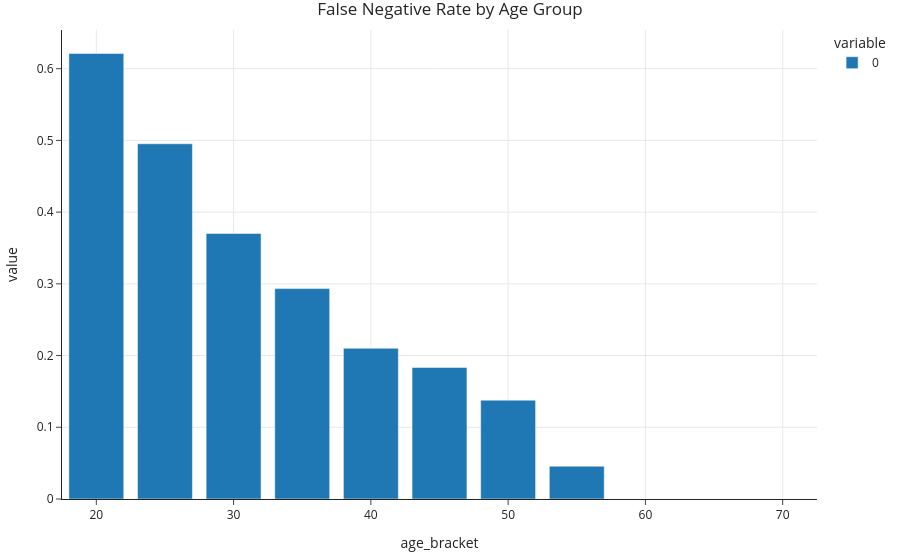

Source (notebook cell):
### Markdown cell above
### False negative rate by age

### Code cell
results = X_test
results['age_bracket'] = results['age'].apply(lambda x: 5 * (x // 5 + 1))
results['prediction'] = y_pred
results['tag'] = y_test

(
    results
    .groupby('age_bracket')
    [['tag', 'prediction']]
    .apply(lambda x: 1 - metrics.recall_score(x['tag'], x['prediction']))
    .plot(kind='bar', title='False Negative Rate by Age Group')
)

### Figure 1 — Plotly figure (JSON) as saved in the notebook; plotly's stock layout.template omitted (floating-point values rounded to 4 significant figures)
{"data": [{"alignmentgroup": "True", "hovertemplate": "variable=0<br>age_bracket=%{x}<br>value=%{y}<extra></extra>", "legendgroup": "0", "marker": {"color": "#1F77B4", "pattern": {"shape": ""}}, "name": "0", "offsetgroup": "0", "orientation": "v", "showlegend": true, "textposition": "auto", "type": "bar", "x": [20, 25, 30, 35, 40, 45, 50, 55, 60, 65, 70], "xaxis": "x", "y": [0.6213, 0.4953, 0.3703, 0.2934, 0.2101, 0.1833, 0.1378, 0.04575, 0, 0, 0], "yaxis": "y"}], "layout": {"barmode": "relative", "legend": {"title": {"text": "variable"}, "tracegroupgap": 0}, "title": {"text": "False Negative Rate by Age Group"}, "xaxis": {"anchor": "y", "domain": [0, 1], "title": {"text": "age_bracket"}}, "yaxis": {"anchor": "x", "domain": [0, 1], "title": {"text": "value"}}}}
